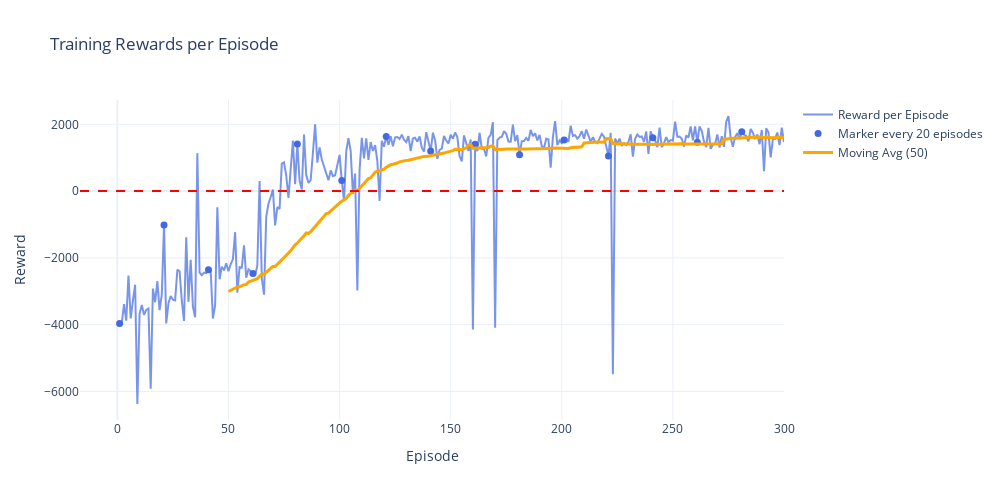

Write notebook code for a chart like this one.
### Code cell
import plotly.graph_objects as go
import numpy as np
import os

logs_path = "/Users/danielemateria/Desktop/q-learning-maze-robot/logs"
log_file_paths = os.listdir(logs_path)
log_file_paths = [os.path.join(logs_path, file) for file in log_file_paths if file.endswith('.log')]
log_file_paths.sort()

def extract_rewards_from_log(log_file_paths):
    rewards = np.array([])
    for log_file_path in log_file_paths:
        with open(log_file_path, 'r') as file:
            for line in file:
                if "|" in line:
                    reward = line.split("|")[1].strip()
                    reward = float(reward.split(":")[-1])
                    rewards = np.append(rewards, reward)
    return rewards

def plot_rewards_plotly(rewards, window=50, marker_every=20):
    episodes = np.arange(1, len(rewards) + 1)
    fig = go.Figure()
    # Linea principale
    fig.add_trace(go.Scatter(
        x=episodes, y=rewards,
        mode='lines',
        name='Reward per Episode',
        line=dict(color='royalblue', width=2),
        opacity=0.7
    ))
    # Marker ogni marker_every episodi
    marker_idx = np.arange(0, len(rewards), marker_every)
    fig.add_trace(go.Scatter(
        x=episodes[marker_idx], y=rewards[marker_idx],
        mode='markers',
        name=f'Marker every {marker_every} episodes',
        marker=dict(color='royalblue', size=7, symbol='circle')
    ))
    # Media mobile
    if len(rewards) >= window:
        moving_avg = np.convolve(rewards, np.ones(window)/window, mode='valid')
        fig.add_trace(go.Scatter(
            x=episodes[window-1:], y=moving_avg,
            mode='lines',
            name=f'Moving Avg ({window})',
            line=dict(color='orange', width=3)
        ))
    fig.update_layout(
        title='Training Rewards per Episode',
        xaxis_title='Episode',
        yaxis_title='Reward',
        template='plotly_white',
        legend=dict(font=dict(size=12)),
        width=1000, height=500
    )
    fig.add_hline(y=0, line_dash="dash", line_color="red")
    fig.show()

rewards = extract_rewards_from_log(log_file_paths)
print("Total episodes: ", len(rewards))
print("Last episode reward: ", rewards[-1])
plot_rewards_plotly(rewards)

### Figure 1 — Plotly figure (JSON) as saved in the notebook; plotly's stock layout.template omitted (floating-point values rounded to 4 significant figures; data arrays with more than 128 entries replaced by an {"elided": "..."} marker saying what was removed)
{"data": [{"line": {"color": "royalblue", "width": 2}, "mode": "lines", "name": "Reward per Episode", "opacity": 0.7, "type": "scatter", "x": {"elided": "300 int values"}, "y": {"elided": "300 float values"}}, {"marker": {"color": "royalblue", "size": 7, "symbol": "circle"}, "mode": "markers", "name": "Marker every 20 episodes", "type": "scatter", "x": [1, 21, 41, 61, 81, 101, 121, 141, 161, 181, 201, 221, 241, 261, 281], "y": [-3964.0, -1015, -2354, -2471, 1411, 316.5, 1636, 1200.0, 1402, 1092.0, 1533, 1053, 1598.0, 1462, 1779]}, {"line": {"color": "orange", "width": 3}, "mode": "lines", "name": "Moving Avg (50)", "type": "scatter", "x": {"elided": "251 int values"}, "y": {"elided": "251 float values"}}], "layout": {"height": 500, "legend": {"font": {"size": 12}}, "shapes": [{"line": {"color": "red", "dash": "dash"}, "type": "line", "x0": 0, "x1": 1, "xref": "x domain", "y0": 0, "y1": 0, "yref": "y"}], "title": {"text": "Training Rewards per Episode"}, "width": 1000, "xaxis": {"title": {"text": "Episode"}}, "yaxis": {"title": {"text": "Reward"}}}}
